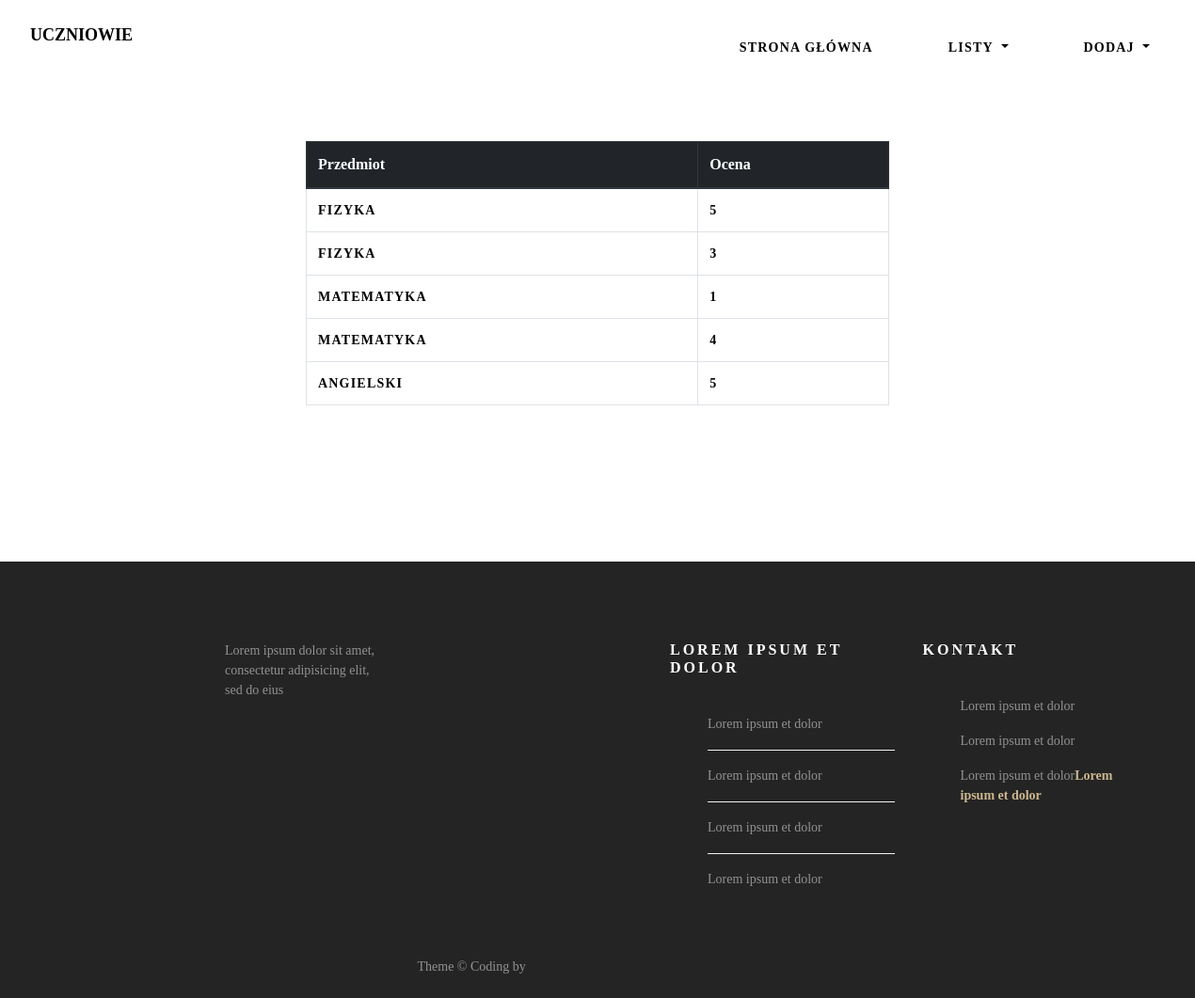
The app's page /lista_ocen/1 with its own data.
### modele.py (models this page shows)
class BazaModel(Model):
    class Meta:
        database = baza

class Subject(BazaModel):
    subject_name = CharField(null=False)

### views.py (the view)
@app.route("/lista_ocen/<id>")
def lista_ocen(id):
    marks = (Mark.select(Mark.value, Student.id, Student.student_name, Student.surname, Subject.subject_name)
        .join_from(Mark, Student)
        .join_from(Mark, Subject, JOIN.LEFT_OUTER)
        .where(Student.id == id))
    return render_template('lista_ocen.html', marks=marks)

### app.py (called while the page is built)
@app.before_request
def before_request():
    g.db = baza
    g.db.connect(reuse_if_open=True)

@app.after_request
def after_request(response):
    g.db.close()
    return response

### templates/lista_ocen.html (shortened to what this page needs)
{% extends "szablon.html"%}
{% block tresc%}
<div class="row">
    <div class="col-lg-6 mx-auto">
        <table class="table table-bordered">
            <thead class="thead-dark">
                <tr>
                    <th scope="col">Przedmiot</th>
                    <th>Ocena</th>
                </tr>
            </thead>
            <tbody>
                {% for m in marks %}
                <tr>
                    <td>{{m.subject_key.subject_name}}</td>
                    <td>{{m.value}}</td>
                    {% endfor %}
                </tr>
            </tbody>
        </table>
    </div>
</div>
{% endblock%}

### static/css/style.css (style rules this page uses)
:root { --primary: #e8e8e8; --dark: rgba(36,36,36); --light: #fff; --shadow: 0 1px 5px rgba(129, 127, 127, 0.7); --main: #ccb78f; }
* { box-sizing: border-box; }
html { margin: 0; padding: 0; width: 100%; height: 100vh; background-color: var(--light); }
body { margin: 0; padding: 0; width: 100%; height: 100vh; font-family: Poppins; font-weight: 400; background-color: var(--light); }
table tbody a, table tbody td { color: #000; text-transform: uppercase; text-decoration: none; font-size: 14px; letter-spacing: 1.2px; font-weight: 600; }

### records on screen
Subject: subject_key.subject_name "FIZYKA", value "5", value "3"
Subject: subject_key.subject_name "MATEMATYKA", value "1", value "4"
Subject: subject_key.subject_name "ANGIELSKI", value "5"
